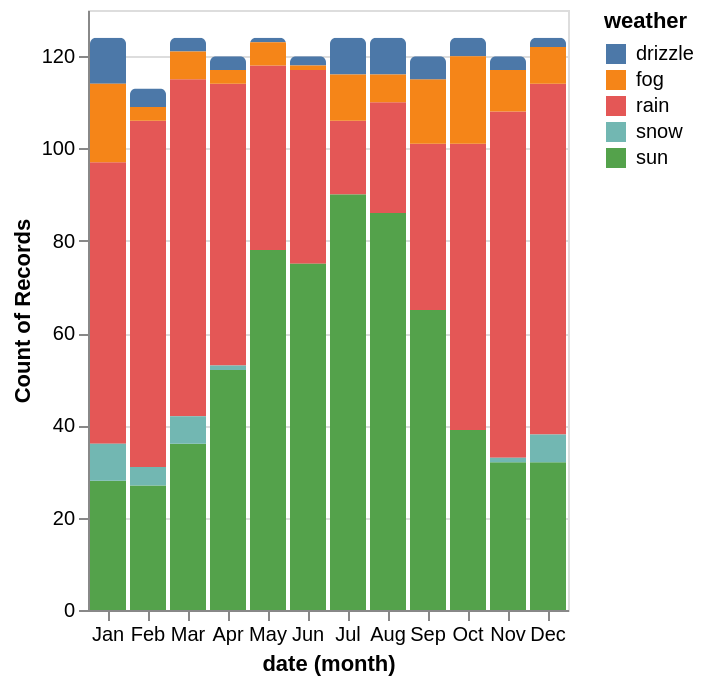

Vega-Lite specification for this chart:
### Vega-Lite specification from a JSON file in a GitHub repository (floating-point values rounded to 4 significant figures; data arrays with more than 128 entries replaced by an {"elided": "..."} marker saying what was removed)
{"$schema": "https://vega.github.io/schema/vega-lite/v4.json", "data": {"values": {"elided": "1461 records"}}, "mark": {"type": "bar", "cornerRadiusTopLeft": 3, "cornerRadiusTopRight": 3}, "encoding": {"x": {"timeUnit": "month", "field": "date", "type": "ordinal"}, "y": {"aggregate": "count"}, "color": {"field": "weather"}}}
